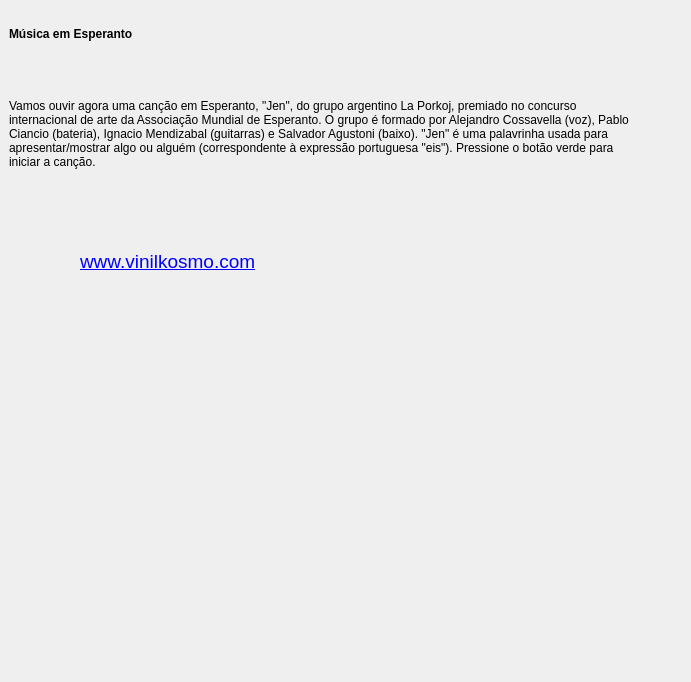
         <widget class="QWidget" name="scrollAreaWidgetContents_6">
          <property name="geometry">
           <rect>
            <x>0</x>
            <y>0</y>
            <width>691</width>
            <height>682</height>
           </rect>
          </property>
          <widget class="titolo" name="Lec02_Label50">
           <property name="geometry">
            <rect>
             <x>9</x>
             <y>25</y>
             <width>155</width>
             <height>17</height>
            </rect>
           </property>
           <property name="sizePolicy">
            <sizepolicy hsizetype="Preferred" vsizetype="Maximum">
             <horstretch>0</horstretch>
             <verstretch>0</verstretch>
            </sizepolicy>
           </property>
           <property name="font">
            <font>
             <weight>75</weight>
             <bold>true</bold>
            </font>
           </property>
           <property name="text">
            <string>Música em Esperanto</string>
           </property>
          </widget>
          <widget class="QLabel" name="Lec02_Label49">
           <property name="geometry">
            <rect>
             <x>9</x>
             <y>48</y>
             <width>632</width>
             <height>171</height>
            </rect>
           </property>
           <property name="sizePolicy">
            <sizepolicy hsizetype="Preferred" vsizetype="Minimum">
             <horstretch>0</horstretch>
             <verstretch>0</verstretch>
            </sizepolicy>
           </property>
           <property name="text">
            <string>Vamos ouvir agora uma canção em Esperanto, &quot;Jen&quot;, do grupo argentino La Porkoj, premiado no concurso internacional de arte da Associação Mundial de Esperanto. O grupo é formado por Alejandro Cossavella (voz), Pablo Ciancio (bateria), Ignacio Mendizabal (guitarras) e Salvador Agustoni (baixo). &quot;Jen&quot; é uma palavrinha usada para apresentar/mostrar algo ou alguém (correspondente à expressão portuguesa &quot;eis&quot;). Pressione o botão verde para iniciar a canção.</string>
           </property>
           <property name="wordWrap">
            <bool>true</bool>
           </property>
          </widget>
          <widget class="QLabel" name="label_21">
           <property name="geometry">
            <rect>
             <x>80</x>
             <y>250</y>
             <width>176</width>
             <height>22</height>
            </rect>
           </property>
           <property name="sizePolicy">
            <sizepolicy hsizetype="Preferred" vsizetype="Maximum">
             <horstretch>0</horstretch>
             <verstretch>0</verstretch>
            </sizepolicy>
           </property>
           <property name="text">
            <string>&lt;!DOCTYPE HTML PUBLIC &quot;-//W3C//DTD HTML 4.0//EN&quot; &quot;http://www.w3.org/TR/REC-html40/strict.dtd&quot;&gt;
&lt;html&gt;&lt;head&gt;&lt;meta name=&quot;qrichtext&quot; content=&quot;1&quot; /&gt;&lt;style type=&quot;text/css&quot;&gt;
p, li { white-space: pre-wrap; }
&lt;/style&gt;&lt;/head&gt;&lt;body style=&quot; font-family:'Arial'; font-size:19px; font-weight:400; font-style:normal;&quot;&gt;
&lt;p style=&quot; margin-top:0px; margin-bottom:0px; margin-left:0px; margin-right:0px; -qt-block-indent:0; text-indent:0px;&quot;&gt;&lt;a href=&quot;http://www.vinilkosmo.com&quot;&gt;&lt;span style=&quot; font-size:19px; text-decoration: underline; color:#0000ff;&quot;&gt;www.vinilkosmo.com&lt;/span&gt;&lt;/a&gt;&lt;/p&gt;&lt;/body&gt;&lt;/html&gt;</string>
           </property>
           <property name="openExternalLinks">
            <bool>true</bool>
           </property>
          </widget>
          <widget class="QLabel" name="label">
           <property name="geometry">
            <rect>
             <x>20</x>
             <y>240</y>
             <width>32</width>
             <height>29</height>
            </rect>
           </property>
           <property name="sizePolicy">
            <sizepolicy hsizetype="Maximum" vsizetype="Preferred">
             <horstretch>0</horstretch>
             <verstretch>0</verstretch>
            </sizepolicy>
           </property>
           <property name="text">
            <string/>
           </property>
           <property name="pixmap">
            <pixmap resource="../resources/ikonoj.qrc">:/ikonoj/acheto_chareto.png</pixmap>
           </property>
          </widget>
         </widget>
